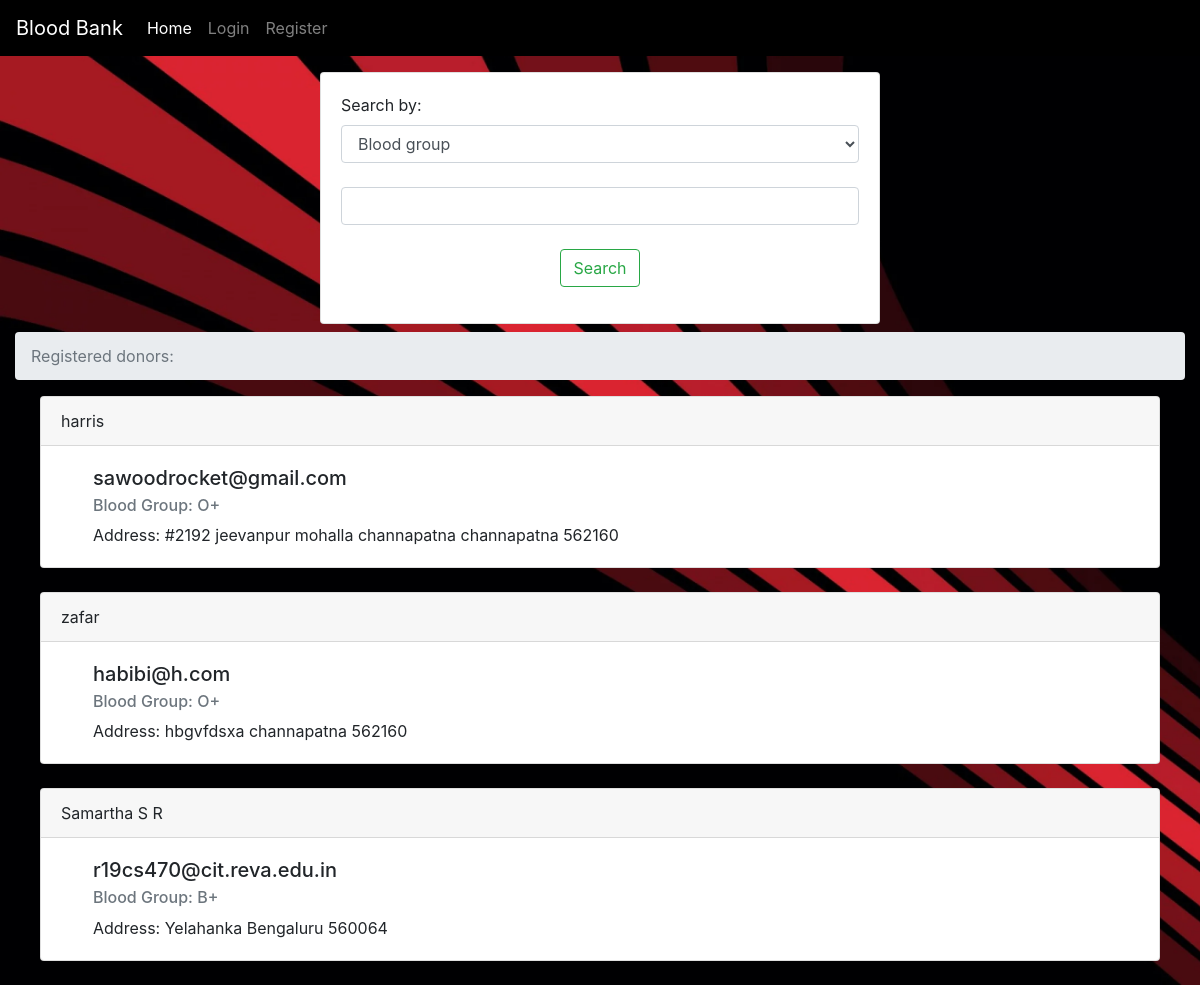
/index, run on the app's committed database.
### tables this page shows
CREATE TABLE users (name TEXT, addr TEXT, city TEXT, pin TEXT, bg TEXT,email TEXT UNIQUE, pass TEXT);

### server.py (the view, shortened to what this page needs)
@app.route('/index',methods = ['POST','GET'])
def index():
    if session.get('username') is not None:
        messages = session['username']
    else:
        messages = ""
    user = {'username': messages}
    print(messages)
    if request.method=='GET':
        con = sqlite3.connect('database.db')
        con.row_factory = sqlite3.Row
        cur = con.cursor()
        cur.execute("select * from users ")
        rows = cur.fetchall();
        return render_template('index.html', title='Home', user=user, rows=rows)

### templates/index.html (shortened to what this page needs)
{% extends "base.html" %} {% block content %}
<div class="container-fluid">
  <center>
    <div class="card text-left mt-3" style="width: 35rem">
      <div class="card-body">
        <form class="form-group" action="{{url_for('index')}}" method="POST">
          <label for="sel"> Search by:</label>
          <select
            name="type"
            class="form-control"
            id="exampleFormControlSelect1"
            required
          >
            <option value="blood">Blood group</option>
            <option value="donorname">Name</option></select
          ><br />
          <input
            class="form-control mr-sm-2"
            type="search"
            name="search"
            placeholder=""
            aria-label="Search"
            required
          /><br />
          <center>
            <button class="btn btn-outline-success my-2 my-sm-0" type="submit">
              Search
            </button>
          </center>
        </form>
      </div>
    </div>
  </center>
</div>
<div class="container-fluid">
  {% if search==NULL %}
  <nav aria-label="breadcrumb">
    <ol class="breadcrumb">
      <li class="breadcrumb-item active" aria-current="page">
        Registered donors:
      </li>
    </ol>
  </nav>
  {% endif %}
  <center>
    {% for row in rows %}
    <div class="card text-left" style="width: 70rem">
      <div class="card-header">{{row["name"]}}</div>
      <div class="card-body ml-3">
        <h5 class="card-title ml-3">{{row['email']}}</h5>
        <h6 class="card-subtitle mb-2 ml-3 text-muted">
          Blood Group: {{row['bg']}}
        </h6>
        <p class="card-text ml-3">
          Address: {{row["addr"]}} {{ row["city"]}} {{row['pin']}}
          <br />
      </div>
    </div>
    <br />
    {% endfor %}
  </center>
</div>
 {% endblock %}

### data on the page
users: name "harris", email "sawoodrocket@gmail.com", bg "O+", addr "#2192 jeevanpur mohalla channapatna", city "channapatna", pin "562160"
users: name "zafar", email "habibi@h.com", bg "O+", addr "hbgvfdsxa", city "channapatna", pin "562160"
users: name "Samartha S R", email "r19cs470@cit.reva.edu.in", bg "B+", addr "Yelahanka", city "Bengaluru", pin "560064"
